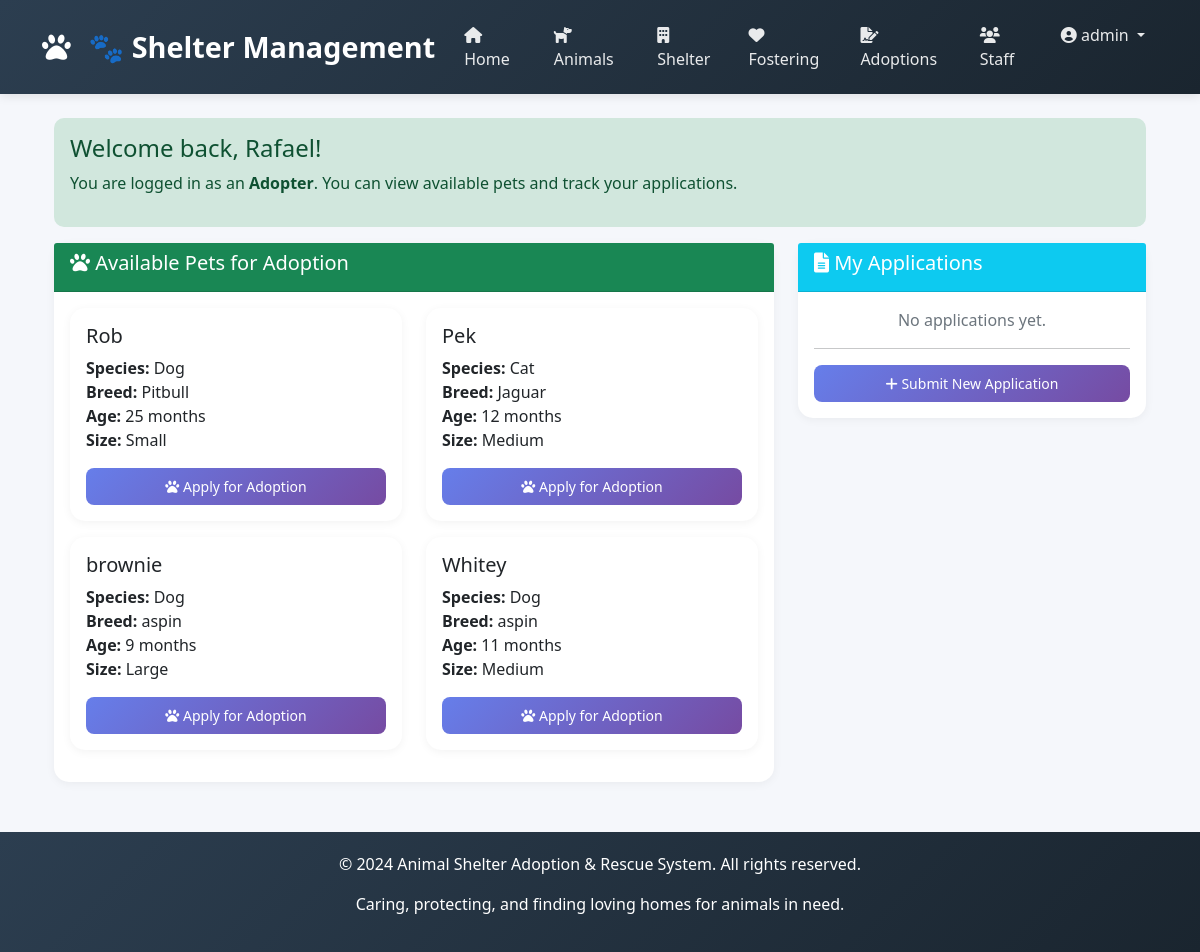
The page /adoptions/dashboard/ (signed in) on the database its author committed.
### apps/accounts/models.py (models this page shows, shortened)
class Staff(AbstractUser):
    ROLE_CHOICES = [
        ('Admin', 'Admin'),
        ('Manager', 'Manager'),
        ('Vet', 'Veterinarian'),
        ('Staff', 'Staff'),
        ('Volunteer', 'Volunteer'),
    ]
    staff_id = models.AutoField(primary_key=True)
    first_name = models.CharField(max_length=100)
    last_name = models.CharField(max_length=100)
    role = models.CharField(max_length=20, choices=ROLE_CHOICES, default='Staff')
    phone = models.CharField(max_length=20, blank=True, null=True)
    email = models.EmailField(unique=True)
    username = models.CharField(max_length=100, unique=True)
    status = models.BooleanField(default=True)
    date_joined = models.DateTimeField(default=timezone.now)
    last_login = models.DateTimeField(null=True, blank=True)
    USERNAME_FIELD = 'username'
    REQUIRED_FIELDS = ['email', 'first_name', 'last_name']
    class Meta:
        db_table = 'staff'

### apps/adoptions/models.py (models this page shows, shortened)
class Adopter(models.Model):
    adopter_id = models.AutoField(primary_key=True)
    first_name = models.CharField(max_length=100)
    last_name = models.CharField(max_length=100)
    email = models.EmailField(unique=True)
    phone = models.CharField(max_length=20)
    address = models.TextField()
    date_of_birth = models.DateField()
    occupation = models.CharField(max_length=100, blank=True, null=True)
    has_other_pets = models.BooleanField(default=False)
    has_children = models.BooleanField(default=False)
    registration_date = models.DateField(auto_now_add=True)
    password = models.CharField(max_length=128, blank=True, null=True)
    last_login = models.DateTimeField(blank=True, null=True)
    is_active = models.BooleanField(default=True)
    class Meta:
        db_table = 'adopters'

### apps/animals/models.py (models this page shows, shortened)
class Pet(models.Model):
    SPECIES_CHOICES = [
        ('Dog', 'Dog'), ('Cat', 'Cat'), ('Bird', 'Bird'),
        ('Rabbit', 'Rabbit'), ('Other', 'Other')
    ]
    SEX_CHOICES = [('M', 'Male'), ('F', 'Female')]
    SIZE_CHOICES = [('Small', 'Small'), ('Medium', 'Medium'), ('Large', 'Large')]
    STATUS_CHOICES = [
        ('Available', 'Available'), ('Pending', 'Pending'), ('Adopted', 'Adopted')
    ]
    pet_id = models.AutoField(primary_key=True)
    name = models.CharField(max_length=100)
    species = models.CharField(max_length=50, choices=SPECIES_CHOICES)
    breed = models.CharField(max_length=100, blank=True, null=True)
    age = models.IntegerField(validators=[MinValueValidator(0)], help_text="Age in months")
    sex = models.CharField(max_length=1, choices=SEX_CHOICES)
    size = models.CharField(max_length=10, choices=SIZE_CHOICES)
    color = models.CharField(max_length=50)
    vaccination_status = models.BooleanField(default=False)
    spay_neuter_status = models.BooleanField(default=False)
    medical_notes = models.TextField(blank=True, null=True)
    intake_date = models.DateField(auto_now_add=True)
    status = models.CharField(max_length=20, choices=STATUS_CHOICES, default='Available')
    class Meta:
        db_table = 'pets'

### apps/adoptions/views.py (the view)
# urls.py: path('dashboard/', views.adopter_dashboard, name='adopter_dashboard'),
def adopter_dashboard(request):
    if 'adopter_id' not in request.session:
        messages.error(request, 'Please login first.')
        return redirect('login')
    try:
        adopter = Adopter.objects.get(adopter_id=request.session['adopter_id'])
    except Adopter.DoesNotExist:
        messages.error(request, 'Adopter not found.')
        return redirect('login')
    available_pets = Pet.objects.filter(status='Available')
    applications = AdoptionApplication.objects.filter(adopter=adopter).order_by('-application_date')
    context = {
        'adopter': adopter,
        'available_pets': available_pets,
        'applications': applications,
    }
    return render(request, 'adoptions/adopter_dashboard.html', context)

### templates/adoptions/adopter_dashboard.html
{% extends 'base.html' %}
{% block content %}
<div class="container">
    <div class="alert alert-success">
        <h4>Welcome back, {{ adopter.first_name }}!</h4>
        <p>You are logged in as an <strong>Adopter</strong>. You can view available pets and track your applications.</p>
    </div>
    <div class="row">
        <div class="col-md-8">
            <div class="card">
                <div class="card-header bg-success text-white">
                    <h5><i class="fas fa-paw"></i> Available Pets for Adoption</h5>
                </div>
                <div class="card-body">
                    <div class="row">
                        {% for pet in available_pets %}
                        <div class="col-md-6 mb-3">
                            <div class="card h-100">
                                <div class="card-body">
                                    <h5>{{ pet.name }}</h5>
                                    <p><strong>Species:</strong> {{ pet.species }}<br>
                                    <strong>Breed:</strong> {{ pet.breed|default:"Mixed" }}<br>
                                    <strong>Age:</strong> {{ pet.age }} months<br>
                                    <strong>Size:</strong> {{ pet.size }}</p>
                                    <a href="{% url 'adopter_apply' pet.pet_id %}" class="btn btn-primary btn-sm w-100">
                                        <i class="fas fa-paw"></i> Apply for Adoption
                                    </a>
                                </div>
                            </div>
                        </div>
                        {% empty %}
                        <div class="col-12">
                            <p class="text-muted text-center">No pets available for adoption at this time.</p>
                        </div>
                        {% endfor %}
                    </div>
                </div>
            </div>
        </div>
        <div class="col-md-4">
            <div class="card">
                <div class="card-header bg-info text-white">
                    <h5><i class="fas fa-file-alt"></i> My Applications</h5>
                </div>
                <div class="card-body">
                    {% for app in applications %}
                    <div class="mb-3 border-bottom pb-2">
                        <strong>{{ app.pet.name }}</strong><br>
                        Status:
                        <span class="badge {% if app.status == 'Pending' %}bg-warning{% elif app.status == 'Approved' %}bg-success{% else %}bg-danger{% endif %}">
                            {{ app.status }}
                        </span>
                        <br>
                        <small class="text-muted">Applied: {{ app.application_date }}</small>
                    </div>
                    {% empty %}
                    <p class="text-muted text-center">No applications yet.</p>
                    {% endfor %}
                    <hr>
                    <a href="{% url 'adopter_apply_list' %}" class="btn btn-primary btn-sm w-100">
                        <i class="fas fa-plus"></i> Submit New Application
                    </a>
                </div>
            </div>
        </div>
    </div>
</div>
{% endblock %}

### templates/base.html (shortened to what this page needs)
<!DOCTYPE html>
<html lang="en">
<head>
    <link href="https://cdn.jsdelivr.net/npm/bootstrap@5.1.3/dist/css/bootstrap.min.css" rel="stylesheet">
    <link rel="stylesheet" href="https://cdnjs.cloudflare.com/ajax/libs/font-awesome/6.0.0/css/all.min.css">
</head>
<body>
    <nav class="navbar navbar-expand-lg navbar-dark">
        <div class="container">
            <a class="navbar-brand" href="{% url 'index' %}">
                <i class="fas fa-paw"></i> 🐾 Shelter Management
            </a>
            <div class="collapse navbar-collapse" id="navbarNav">
                <ul class="navbar-nav ms-auto">
                    <li class="nav-item">
                        <a class="nav-link" href="{% url 'index' %}">
                            <i class="fas fa-home"></i> Home
                        </a>
                    </li>
                    <li class="nav-item">
                        <a class="nav-link" href="{% url 'pet_list' %}">
                            <i class="fas fa-dog"></i> Animals
                        </a>
                    </li>
                    <li class="nav-item">
                        <a class="nav-link" href="{% url 'shelter_list' %}">
                            <i class="fas fa-building"></i> Shelter
                        </a>
                    </li>
                    <li class="nav-item">
                        <a class="nav-link" href="{% url 'foster_list' %}">
                            <i class="fas fa-heart"></i> Fostering
                        </a>
                    </li>
                    <li class="nav-item">
                        <a class="nav-link" href="{% url 'adoption_list' %}">
                            <i class="fas fa-file-signature"></i> Adoptions
                        </a>
                    </li>
                    <li class="nav-item">
                        <a class="nav-link" href="{% url 'staff_list' %}">
                            <i class="fas fa-users"></i> Staff
                        </a>
                    </li>
                    {% if user.is_authenticated %}
                        <li class="nav-item dropdown">
                            <a class="nav-link dropdown-toggle" href="#" id="userDropdown" role="button" data-bs-toggle="dropdown">
                                <i class="fas fa-user-circle"></i> {{ user.username }}
                            </a>
                        </li>
                    {% endif %}
                </ul>
            </div>
        </div>
    </nav>
    <div class="container mt-4">
        {% block content %}
        {% endblock %}
    </div>
    <footer>
        <div class="container">
            <p>&copy; 2024 Animal Shelter Adoption & Rescue System. All rights reserved.</p>
            <p>Caring, protecting, and finding loving homes for animals in need.</p>
        </div>
    </footer>
</body>
</html>

### templates/base.html (style rules this page uses)
* { margin: 0; padding: 0; box-sizing: border-box; }
body { font-family: 'Segoe UI', Tahoma, Geneva, Verdana, sans-serif; background-color: #f5f7fb; }
.navbar { background: linear-gradient(135deg, #2c3e50 0%, #1a252f 100%); box-shadow: 0 2px 10px rgba(0,0,0,0.1); padding: 15px 0; }
.navbar-brand { font-size: 1.8rem; font-weight: bold; color: #fff !important; }
.navbar-brand i { margin-right: 10px; }
.nav-link { color: rgba(255,255,255,0.9) !important; font-weight: 500; margin: 0 5px; transition: all 0.3s; }
.card { border: none; border-radius: 15px; box-shadow: 0 2px 10px rgba(0,0,0,0.05); transition: transform 0.3s, box-shadow 0.3s; }
.btn { border-radius: 8px; padding: 8px 20px; font-weight: 500; transition: all 0.3s; }
.btn-primary { background: linear-gradient(135deg, #667eea 0%, #764ba2 100%); border: none; }
.alert { border-radius: 10px; border: none; }
footer { background: linear-gradient(135deg, #2c3e50 0%, #1a252f 100%); color: white; padding: 20px; text-align: center; margin-top: 50px; }

### rows shown on the page
Staff: username "admin"
Adopter: first_name "Rafael"
Pet: name "Rob", species "Dog", breed "Pitbull", age "25", size "Small"
Pet: name "Pek", species "Cat", breed "Jaguar", age "12", size "Medium"
Pet: name "brownie", species "Dog", breed "aspin", age "9", size "Large"
Pet: name "Whitey", species "Dog", breed "aspin", age "11", size "Medium"
